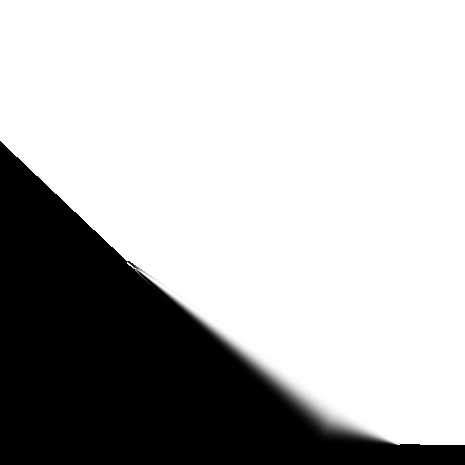
#> input picture Development_Program/weights_L1.png, 465 x 465 px
$ python -i image_processing.py   (imports and definitions only)
#> lines starting #> are read from the running program, lines starting #| are printed output that depends on the picture; after the words box and inside, x2 and y2 are one past the last pixel; in counts of white or black regions, pixels touching at a corner belong together
#> further down, picture is the input picture: shape (465, 465, 3); min 0, max 255, mean 182.2
import cv2
import numpy as np
from PIL import Image
from param_settings import xl, xr, yt, yb
import threading
import time
import concurrent.futures

class LuminanceBalancer:
    """Adjusts luminance balance between images"""

    # [115 lines left out: functions tune, adjust_luminance, get_mean_statistic, mean_luminance_ratio, make_luminance_balance, make_white_balance, not called in this run]

class ImageStitcher:
    """Performs white balance adjustment using the average intensity of each channel"""
    @staticmethod
    def get_mask(img):
        gray = cv2.cvtColor(img, cv2.COLOR_BGR2GRAY)
        ret, mask = cv2.threshold(gray, 0, 255, cv2.THRESH_BINARY)
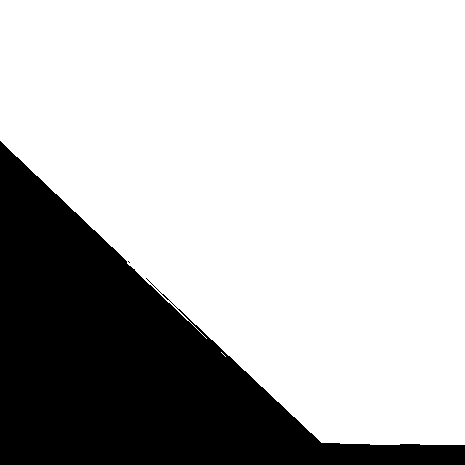
#> mask: shape (465, 465); 73% white; 2 black regions (1 under 20 px), largest, box (x1, y1, x2, y2) and area: (0, 141, 465, 465) 58379
        return mask

    # [6 lines left out: function get_overlap_region_mask, not called in this run]

    @staticmethod
    def get_outmost_polygon_boundary(img):
        mask = ImageStitcher.get_mask(img)
        mask = cv2.dilate(mask, np.ones((2, 2), np.uint8), iterations=2)
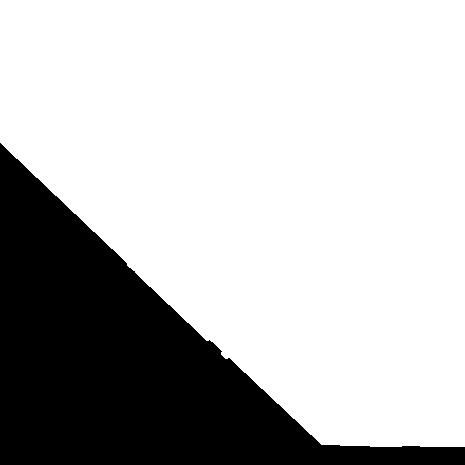
#> mask: shape (465, 465); 73.5% white; 1 black region
        cnts, hierarchy = cv2.findContours(
            mask,
            cv2.RETR_EXTERNAL,
            cv2.CHAIN_APPROX_SIMPLE
        )[-2:]
#> cnts = 1 contour; box (x1, y1, x2, y2) and area: (0, 0, 465, 447) 158144
        C = sorted(cnts, key=lambda x: cv2.contourArea(x), reverse=True)[0]
#> C = contour of 61 points, box (x1, y1, x2, y2) (0, 0, 465, 447), area 158144
        polygon = cv2.approxPolyDP(C, 0.009 * cv2.arcLength(C, True), True)
#> polygon = [[0, 0], [0, 142], [321, 444], [464, 446], [464, 0]]
        return polygon

    # [308 lines left out: functions get_weight_mask_matrix, get_weights_and_masks, get_weight_mask_matrix_liverun, merge, get_weights_and_masks_fast, get_weight_mask_matrix_liverun and 2 more, not called in this run]

    # Image cropping functions for extracting specific regions
    @staticmethod
    def FI(front_image):
        return front_image[:yt, :xl]

    @staticmethod
    def FII(front_image):
        return front_image[:yt, xr:]

    @staticmethod
    def FM(front_image):
        return front_image[:yt, xl:xr]

    @staticmethod
    def BIII(back_image):
        return back_image[yb:, :xl]

    @staticmethod
    def BIV(back_image):
        return back_image[yb:, xr:]

    @staticmethod
    def BM(back_image):
        return back_image[yb:, xl:xr]

    @staticmethod
    def LI(left_image):
        return left_image[:yt, :xl]

    @staticmethod
    def LIII(left_image):
        return left_image[yb:, :xl]

    @staticmethod
    def LM(left_image):
        return left_image[yt:yb, :xl]

    @staticmethod
    def RII(right_image):
        return right_image[:yt, xr:]

    @staticmethod
    def RIV(right_image):
        return right_image[yb:, xr:]

    @staticmethod
    def RM(right_image):
        return right_image[yt:yb, xr:]


class ImageAdjuster:
    """Handles image blending and overlay operations."""
    """
    A utility class for merging images and applying perspective transformations.
    """
    # [66 lines left out: functions merge_images, overlay_image_perspective, not called in this run]

>>> import cv2
>>> picture = cv2.imread('weights_L1.png')
>>> result = ImageStitcher().get_outmost_polygon_boundary(picture)
#> result has the same summary as polygon in get_outmost_polygon_boundary
